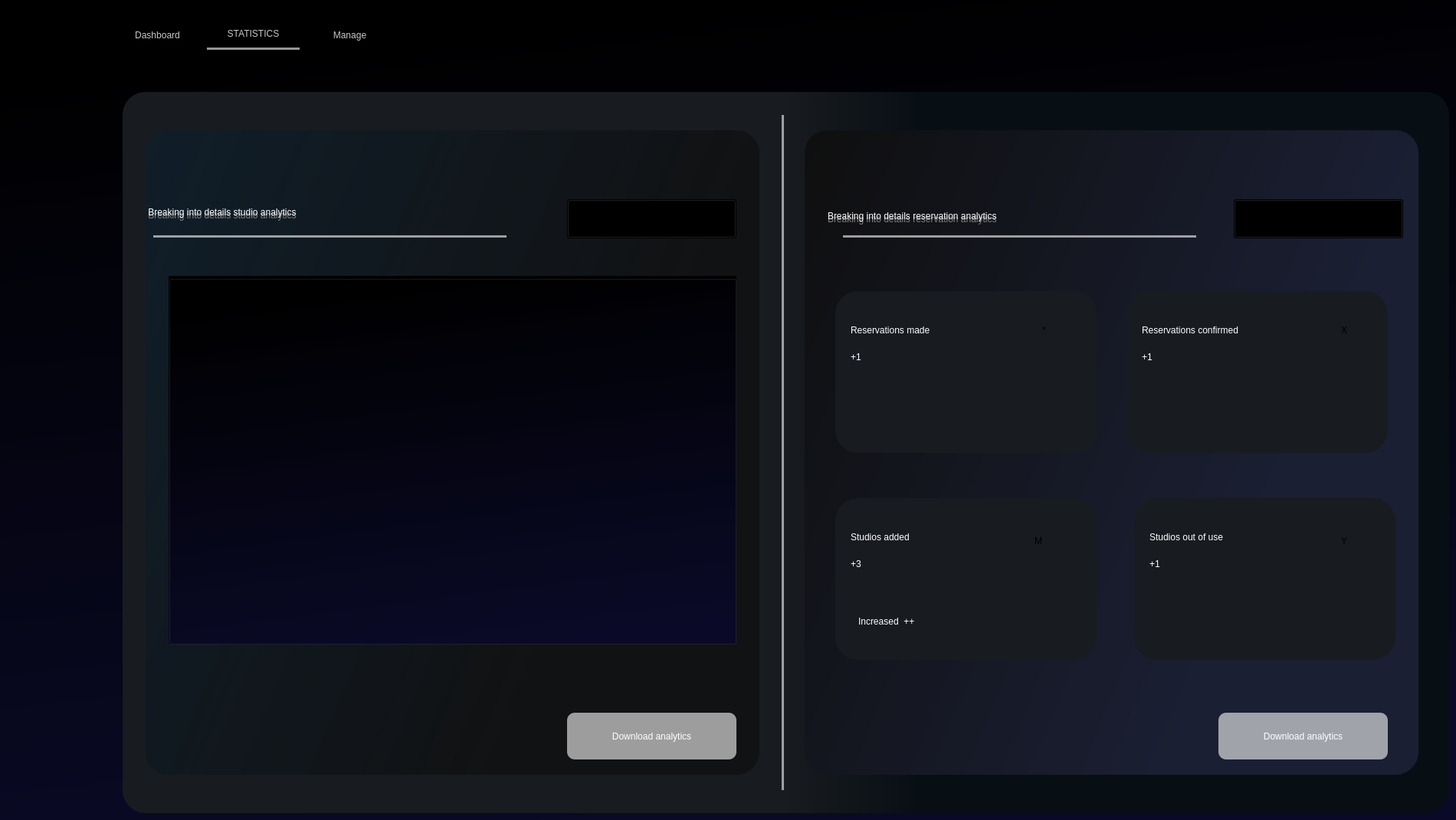
   <widget class="QWidget" name="statistisreservation">
    <property name="styleSheet">
     <string notr="true">background-color: qlineargradient(spread:pad, x1:0.426227, y1:0, x2:0.625, y2:1, stop:0 rgba(0, 0, 0, 255), stop:1 rgba(10, 10, 40, 255));</string>
    </property>
    <widget class="QPushButton" name="pushButton_12A">
     <property name="geometry">
      <rect>
       <x>740</x>
       <y>930</y>
       <width>221</width>
       <height>61</height>
      </rect>
     </property>
     <property name="styleSheet">
      <string notr="true">
QPushButton#pushButton_12A{
background-color:rgba(255,255,255,150);
    color: #ffffff; /* White text color */
    border: none; /* No border */
    padding: 10px 20px; /* Padding */
	font: 75 16pt &quot;MS Shell Dlg 2&quot;;
    border-radius: 10px;  }

QPushButton:hover#pushButton_12A{
background-color:rgba(0,0,0,255);
    color: #ffffff; /* White text color */
    border: none; /* No border */
    padding: 10px 20px; /* Padding */
	font: 75 16pt &quot;MS Shell Dlg 2&quot;;
    border-radius: 10px;  }
</string>
     </property>
     <property name="text">
      <string>Download analytics</string>
     </property>
    </widget>
    <widget class="QPushButton" name="pushButton_12A_2">
     <property name="geometry">
      <rect>
       <x>1590</x>
       <y>930</y>
       <width>221</width>
       <height>61</height>
      </rect>
     </property>
     <property name="styleSheet">
      <string notr="true">
QPushButton#pushButton_12A_2{
background-color:rgba(255,255,255,150);
    color: #ffffff; /* White text color */
    border: none; /* No border */
    padding: 10px 20px; /* Padding */
	font: 75 16pt &quot;MS Shell Dlg 2&quot;;
    border-radius: 10px;  }
QPushButton:hover#pushButton_12A_2{
background-color:rgba(0,0,0,255);
    color: #ffffff; /* White text color */
    border: none; /* No border */
    padding: 10px 20px; /* Padding */
	font: 75 16pt &quot;MS Shell Dlg 2&quot;;
    border-radius: 10px;  }

</string>
     </property>
     <property name="text">
      <string>Download analytics</string>
     </property>
    </widget>
    <widget class="QPushButton" name="pushButton_4A_2">
     <property name="geometry">
      <rect>
       <x>150</x>
       <y>30</y>
       <width>111</width>
       <height>31</height>
      </rect>
     </property>
     <property name="styleSheet">
      <string notr="true">
QPushButton#pushButton_4A_2 {
    border: none; /* Remove default border */
    padding: 5px 10px; /* Adjust padding as needed */
    background-color: transparent; 
	font: 14pt &quot;MS Shell Dlg 2&quot;;
color:rgba(255,255,255,200);
}
QPushButton:hover#pushButton_4A_2 {
    border: none; /* Remove default border */
    padding: 5px 10px; /* Adjust padding as needed */
    background-color: transparent; 
	font: 14pt &quot;MS Shell Dlg 2&quot;;
color:rgba(255,255,255,255);
}

</string>
     </property>
     <property name="text">
      <string>Dashboard</string>
     </property>
    </widget>
    <widget class="QLabel" name="label_22A_2">
     <property name="geometry">
      <rect>
       <x>1050</x>
       <y>170</y>
       <width>801</width>
       <height>841</height>
      </rect>
     </property>
     <property name="styleSheet">
      <string notr="true">background-color:qlineargradient(spread:pad, x1:0.858, y1:0.375, x2:0, y2:0, stop:0 rgba(26, 31,51, 255), stop:1 rgba(15, 15, 15, 255));
border-radius:30px;</string>
     </property>
     <property name="text">
      <string/>
     </property>
    </widget>
    <widget class="QComboBox" name="comboBoxA_3">
     <property name="geometry">
      <rect>
       <x>1610</x>
       <y>260</y>
       <width>221</width>
       <height>51</height>
      </rect>
     </property>
     <property name="styleSheet">
      <string notr="true">#comboBoxA_3
{
border:1 px solid #ced4da;
border-radius:12px;
padding-left:10px;
background:rgba(190,190,190,100);
color : rgba(255,255,255,200);
font: 12pt &quot;MS Shell Dlg 2&quot;;
}
#comboBoxA_3::drop-down{
border:0px;
}
#comboBoxA_3::down-arrow{
image:url(D:\Untitled_design__5_-removebg-preview.png);
width:30px;
height:30px;
margin-right:18px;
}
#comboBoxA_3 QListView{
border:1 px solid #ced4da;
font-size:12px &quot;MS Shell Dlg 2&quot;;
padding:5px;
outline:0px;
border-radius:20px;
selection-background-color: rgba(90,90,90,200);
background-color:rgba(150,150,150,150);
}
#comboBoxA_3 QListView::item{
font-size:12px &quot;MS Shell Dlg 2&quot;;
selection-background-color: rgba(90,90,90,200);
background-color:rgba(150,150,150,150);
border-radius:12px;
}
#comboBoxA_3 QListView::item:hover{
font-size:12px &quot;MS Shell Dlg 2&quot;;
selection-background-color:rgba(90,90,90,200);
background-color:rgba(150,150,150,150);
border-radius:12px;
}

</string>
     </property>
     <item>
      <property name="text">
       <string>Last week</string>
      </property>
     </item>
     <item>
      <property name="text">
       <string>Last month</string>
      </property>
     </item>
     <item>
      <property name="text">
       <string>Last year</string>
      </property>
     </item>
    </widget>
    <widget class="QLabel" name="label_91">
     <property name="geometry">
      <rect>
       <x>1100</x>
       <y>290</y>
       <width>461</width>
       <height>20</height>
      </rect>
     </property>
     <property name="styleSheet">
      <string notr="true">background-color: rgba(0, 0, 0,0);
font: 12pt &quot;MS Shell Dlg 2&quot;;
border: 3px solid rgba(0,0,0,0);
border-bottom-color:rgba(255,255,255,150);
color:rgb(255,255,255);
padding-bottom:7px;
border-radius:0px;</string>
     </property>
     <property name="text">
      <string/>
     </property>
    </widget>
    <widget class="QLabel" name="label_24A_4">
     <property name="geometry">
      <rect>
       <x>1080</x>
       <y>270</y>
       <width>501</width>
       <height>31</height>
      </rect>
     </property>
     <property name="styleSheet">
      <string notr="true">background:none;
font: 75 20pt &quot;MS Shell Dlg 2&quot;;
text-align:center;
color:grey;</string>
     </property>
     <property name="text">
      <string>Breaking into details reservation analytics</string>
     </property>
    </widget>
    <widget class="QGroupBox" name="groupBox_2A_2">
     <property name="geometry">
      <rect>
       <x>1470</x>
       <y>380</y>
       <width>341</width>
       <height>211</height>
      </rect>
     </property>
     <property name="styleSheet">
      <string notr="true">background-color: rgba(24, 27, 32, 255);
font: 75 14pt &quot;MS Shell Dlg 2&quot;;
border-radius:30px;</string>
     </property>
     <property name="title">
      <string/>
     </property>
     <widget class="QLabel" name="label_30A_2">
      <property name="geometry">
       <rect>
        <x>20</x>
        <y>30</y>
        <width>211</width>
        <height>41</height>
       </rect>
      </property>
      <property name="styleSheet">
       <string notr="true">background:none;
color:white;
font: 75 14pt &quot;MS Shell Dlg 2&quot;;</string>
      </property>
      <property name="text">
       <string>Reservations confirmed</string>
      </property>
     </widget>
     <widget class="QLabel" name="label_32A_2">
      <property name="geometry">
       <rect>
        <x>20</x>
        <y>70</y>
        <width>61</width>
        <height>31</height>
       </rect>
      </property>
      <property name="styleSheet">
       <string notr="true">background:none;
color:white;
font: 75 14pt &quot;MS Shell Dlg 2&quot;;
</string>
      </property>
      <property name="text">
       <string>+1</string>
      </property>
     </widget>
     <widget class="QLabel" name="label_105">
      <property name="geometry">
       <rect>
        <x>280</x>
        <y>30</y>
        <width>41</width>
        <height>41</height>
       </rect>
      </property>
      <property name="styleSheet">
       <string notr="true">font: 20pt &quot;dripicons-v2&quot;;</string>
      </property>
      <property name="text">
       <string>X</string>
      </property>
     </widget>
    </widget>
    <widget class="QLabel" name="label_24A">
     <property name="geometry">
      <rect>
       <x>180</x>
       <y>230</y>
       <width>481</width>
       <height>101</height>
      </rect>
     </property>
     <property name="styleSheet">
      <string notr="true">background:none;
font: 75 20pt &quot;MS Shell Dlg 2&quot;;
text-align:center;
color:grey;</string>
     </property>
     <property name="text">
      <string>    Breaking into details studio analytics </string>
     </property>
    </widget>
    <widget class="QLabel" name="label_90">
     <property name="geometry">
      <rect>
       <x>200</x>
       <y>290</y>
       <width>461</width>
       <height>20</height>
      </rect>
     </property>
     <property name="styleSheet">
      <string notr="true">background-color: rgba(0, 0, 0,0);
font: 12pt &quot;MS Shell Dlg 2&quot;;
border: 3px solid rgba(0,0,0,0);
border-bottom-color:rgba(255,255,255,150);
color:rgb(255,255,255);
padding-bottom:7px;
border-radius:0px;</string>
     </property>
     <property name="text">
      <string/>
     </property>
    </widget>
    <widget class="QLabel" name="label_22A">
     <property name="geometry">
      <rect>
       <x>190</x>
       <y>170</y>
       <width>801</width>
       <height>841</height>
      </rect>
     </property>
     <property name="styleSheet">
      <string notr="true">background-color:qlineargradient(spread:pad, x1:0.858, y1:0.375, x2:0, y2:0, stop:0 rgba(15,15,15, 200), stop:1 rgba(16, 30, 41, 255));
border-radius:30px;</string>
     </property>
     <property name="text">
      <string/>
     </property>
    </widget>
    <widget class="QPushButton" name="pushButton_3A_2">
     <property name="geometry">
      <rect>
       <x>260</x>
       <y>30</y>
       <width>141</width>
       <height>28</height>
      </rect>
     </property>
     <property name="styleSheet">
      <string notr="true">
QPushButton#pushButton_3A_2 {
    border: none; /* Remove default border */
    padding: 5px 10px; /* Adjust padding as needed */
    background-color: transparent; 
	font: 14pt &quot;MS Shell Dlg 2&quot;;
color:rgba(255,255,255,200);
}

</string>
     </property>
     <property name="text">
      <string>STATISTICS</string>
     </property>
    </widget>
    <widget class="QComboBox" name="comboBoxA">
     <property name="geometry">
      <rect>
       <x>740</x>
       <y>260</y>
       <width>221</width>
       <height>51</height>
      </rect>
     </property>
     <property name="styleSheet">
      <string notr="true">#comboBoxA
{
border:1 px solid #ced4da;
border-radius:12px;
padding-left:10px;
background:rgba(190,190,190,100);
color : rgba(255,255,255,200);
font: 12pt &quot;MS Shell Dlg 2&quot;;
}
#comboBoxA::drop-down{
border:0px;
}
#comboBoxA::down-arrow{
image:url(D:\Untitled_design__5_-removebg-preview.png);
width:30px;
height:30px;
margin-right:18px;
}
#comboBoxA QListView{
border:1 px solid #ced4da;
font-size:12px &quot;MS Shell Dlg 2&quot;;
padding:5px;
outline:0px;
border-radius:20px;
selection-background-color: rgba(90,90,90,200);
background-color:rgba(150,150,150,150);
}
#comboBoxA QListView::item{
font-size:12px &quot;MS Shell Dlg 2&quot;;
selection-background-color: rgba(90,90,90,200);
background-color:rgba(150,150,150,150);
border-radius:12px;
}
#comboBoxA QListView::item:hover{
font-size:12px &quot;MS Shell Dlg 2&quot;;
selection-background-color:rgba(90,90,90,200);
background-color:rgba(150,150,150,150);
border-radius:12px;
}

</string>
     </property>
     <item>
      <property name="text">
       <string>Last week</string>
      </property>
     </item>
     <item>
      <property name="text">
       <string>Last month</string>
      </property>
     </item>
     <item>
      <property name="text">
       <string>Last year</string>
      </property>
     </item>
    </widget>
    <widget class="QLabel" name="label_24A_3">
     <property name="geometry">
      <rect>
       <x>1080</x>
       <y>256</y>
       <width>501</width>
       <height>51</height>
      </rect>
     </property>
     <property name="styleSheet">
      <string notr="true">background:none;
font: 75 20pt &quot;MS Shell Dlg 2&quot;;
text-align:center;
color:rgb(255,255,255);</string>
     </property>
     <property name="text">
      <string>Breaking into details reservation analytics</string>
     </property>
    </widget>
    <widget class="QPushButton" name="pushButton_5A_2">
     <property name="geometry">
      <rect>
       <x>410</x>
       <y>30</y>
       <width>93</width>
       <height>31</height>
      </rect>
     </property>
     <property name="styleSheet">
      <string notr="true">
QPushButton#pushButton_5A_2{
    border: none; /* Remove default border */
    padding: 5px 10px; /* Adjust padding as needed */
    background-color: transparent; 
	font: 14pt &quot;MS Shell Dlg 2&quot;;
color:rgba(255,255,255,200);
}
QPushButton:hover#pushButton_5A_2{
    border: none; /* Remove default border */
    padding: 5px 10px; /* Adjust padding as needed */
    background-color: transparent; 
	font: 14pt &quot;MS Shell Dlg 2&quot;;
color:rgba(255,255,255,255);
}


</string>
     </property>
     <property name="text">
      <string>Manage</string>
     </property>
    </widget>
    <widget class="QLabel" name="label_24A_2">
     <property name="geometry">
      <rect>
       <x>180</x>
       <y>251</y>
       <width>481</width>
       <height>51</height>
      </rect>
     </property>
     <property name="styleSheet">
      <string notr="true">background:none;
font: 75 20pt &quot;MS Shell Dlg 2&quot;;
text-align:center;
color:rgb(255,255,255);</string>
     </property>
     <property name="text">
      <string>    Breaking into details studio analytics </string>
     </property>
    </widget>
    <widget class="QLabel" name="label_89">
     <property name="geometry">
      <rect>
       <x>1020</x>
       <y>150</y>
       <width>20</width>
       <height>881</height>
      </rect>
     </property>
     <property name="styleSheet">
      <string notr="true">background-color: rgba(0, 0, 0,0);
font: 12pt &quot;MS Shell Dlg 2&quot;;
border: 3px solid rgba(0,0,0,0);
border-left-color:rgba(255,255,255,150);
color:rgb(255,255,255);
padding-bottom:7px;
border-radius:0px;</string>
     </property>
     <property name="text">
      <string/>
     </property>
    </widget>
    <widget class="QGroupBox" name="groupBoxA_2">
     <property name="geometry">
      <rect>
       <x>1090</x>
       <y>380</y>
       <width>341</width>
       <height>211</height>
      </rect>
     </property>
     <property name="styleSheet">
      <string notr="true">background-color: rgba(24, 27, 32, 255);
border-radius:30px;</string>
     </property>
     <property name="title">
      <string/>
     </property>
     <widget class="QLabel" name="label_27A_2">
      <property name="geometry">
       <rect>
        <x>20</x>
        <y>30</y>
        <width>161</width>
        <height>41</height>
       </rect>
      </property>
      <property name="styleSheet">
       <string notr="true">background:none;
color:white;
font: 75 14pt &quot;MS Shell Dlg 2&quot;;</string>
      </property>
      <property name="text">
       <string>Reservations made</string>
      </property>
     </widget>
     <widget class="QLabel" name="label_28A_2">
      <property name="geometry">
       <rect>
        <x>20</x>
        <y>60</y>
        <width>71</width>
        <height>51</height>
       </rect>
      </property>
      <property name="styleSheet">
       <string notr="true">background:none;
color:white;
font: 75 14pt &quot;MS Shell Dlg 2&quot;;</string>
      </property>
      <property name="text">
       <string>+1</string>
      </property>
     </widget>
     <widget class="QLabel" name="label_104">
      <property name="geometry">
       <rect>
        <x>270</x>
        <y>30</y>
        <width>41</width>
        <height>41</height>
       </rect>
      </property>
      <property name="styleSheet">
       <string notr="true">font: 20pt &quot;dripicons-v2&quot;;</string>
      </property>
      <property name="text">
       <string>*</string>
      </property>
     </widget>
    </widget>
    <widget class="QLabel" name="label_88">
     <property name="geometry">
      <rect>
       <x>270</x>
       <y>45</y>
       <width>121</width>
       <height>20</height>
      </rect>
     </property>
     <property name="styleSheet">
      <string notr="true">background-color: rgba(0, 0, 0,0);
font: 12pt &quot;MS Shell Dlg 2&quot;;
border: 3px solid rgba(0,0,0,0);
border-bottom-color:rgba(255,255,255,150);
color:rgb(255,255,255);
padding-bottom:7px;
border-radius:0px;</string>
     </property>
     <property name="text">
      <string/>
     </property>
    </widget>
    <widget class="QLabel" name="label_20A">
     <property name="geometry">
      <rect>
       <x>160</x>
       <y>120</y>
       <width>1731</width>
       <height>941</height>
      </rect>
     </property>
     <property name="styleSheet">
      <string notr="true">background-color: qlineargradient(spread: pad, x1: 0, y1: 0, x2: 1, y2: 0, stop: 0 rgba(24, 27, 32, 255), stop: 0.5 rgba(24, 27, 32, 255), stop: 0.6 rgba(8, 15, 20, 255), stop: 1 rgba(8, 15, 20, 255));


border-radius:30px;
</string>
     </property>
     <property name="text">
      <string/>
     </property>
    </widget>
    <widget class="QGroupBox" name="groupBoxA">
     <property name="geometry">
      <rect>
       <x>1090</x>
       <y>650</y>
       <width>341</width>
       <height>211</height>
      </rect>
     </property>
     <property name="styleSheet">
      <string notr="true">background-color: rgba(24, 27, 32, 255);
border-radius:30px;</string>
     </property>
     <property name="title">
      <string/>
     </property>
     <widget class="QLabel" name="label_27A">
      <property name="geometry">
       <rect>
        <x>20</x>
        <y>30</y>
        <width>161</width>
        <height>41</height>
       </rect>
      </property>
      <property name="styleSheet">
       <string notr="true">background:none;
color:white;
font: 75 14pt &quot;MS Shell Dlg 2&quot;;</string>
      </property>
      <property name="text">
       <string>Studios added </string>
      </property>
     </widget>
     <widget class="QLabel" name="label_28A">
      <property name="geometry">
       <rect>
        <x>20</x>
        <y>60</y>
        <width>71</width>
        <height>51</height>
       </rect>
      </property>
      <property name="styleSheet">
       <string notr="true">background:none;
color:white;
font: 75 14pt &quot;MS Shell Dlg 2&quot;;</string>
      </property>
      <property name="text">
       <string>+3</string>
      </property>
     </widget>
     <widget class="QLabel" name="label_29A">
      <property name="geometry">
       <rect>
        <x>30</x>
        <y>110</y>
        <width>181</width>
        <height>101</height>
       </rect>
      </property>
      <property name="styleSheet">
       <string notr="true">background:none;
color:white;
font: 75 14pt &quot;MS Shell Dlg 2&quot;;</string>
      </property>
      <property name="text">
       <string>Increased  ++</string>
      </property>
     </widget>
     <widget class="QLabel" name="label_102">
      <property name="geometry">
       <rect>
        <x>260</x>
        <y>40</y>
        <width>31</width>
        <height>31</height>
       </rect>
      </property>
      <property name="styleSheet">
       <string notr="true">font: 20pt &quot;dripicons-v2&quot;;</string>
      </property>
      <property name="text">
       <string>M</string>
      </property>
     </widget>
    </widget>
    <widget class="QGroupBox" name="groupBox_2A">
     <property name="geometry">
      <rect>
       <x>1480</x>
       <y>650</y>
       <width>341</width>
       <height>211</height>
      </rect>
     </property>
     <property name="styleSheet">
      <string notr="true">background-color: rgba(24, 27, 32, 255);
font: 75 14pt &quot;MS Shell Dlg 2&quot;;
border-radius:30px;</string>
     </property>
     <property name="title">
      <string/>
     </property>
     <widget class="QLabel" name="label_30A">
      <property name="geometry">
       <rect>
        <x>20</x>
        <y>30</y>
        <width>171</width>
        <height>41</height>
       </rect>
      </property>
      <property name="styleSheet">
       <string notr="true">background:none;
color:white;
font: 75 14pt &quot;MS Shell Dlg 2&quot;;</string>
      </property>
      <property name="text">
       <string>Studios out of use</string>
      </property>
     </widget>
     <widget class="QLabel" name="label_32A">
      <property name="geometry">
       <rect>
        <x>20</x>
        <y>70</y>
        <width>61</width>
        <height>31</height>
       </rect>
      </property>
      <property name="styleSheet">
       <string notr="true">background:none;
color:white;
font: 75 14pt &quot;MS Shell Dlg 2&quot;;
</string>
      </property>
      <property name="text">
       <string>+1</string>
      </property>
     </widget>
     <widget class="QLabel" name="label_103">
      <property name="geometry">
       <rect>
        <x>270</x>
        <y>40</y>
        <width>31</width>
        <height>31</height>
       </rect>
      </property>
      <property name="styleSheet">
       <string notr="true">font: 20pt &quot;dripicons-v2&quot;;</string>
      </property>
      <property name="text">
       <string>Y</string>
      </property>
     </widget>
    </widget>
    <widget class="QGroupBox" name="chartContainer">
     <property name="geometry">
      <rect>
       <x>220</x>
       <y>360</y>
       <width>741</width>
       <height>481</height>
      </rect>
     </property>
     <property name="title">
      <string/>
     </property>
    </widget>
    <zorder>label_20A</zorder>
    <zorder>label_22A_2</zorder>
    <zorder>label_22A</zorder>
    <zorder>pushButton_12A</zorder>
    <zorder>pushButton_12A_2</zorder>
    <zorder>pushButton_4A_2</zorder>
    <zorder>comboBoxA_3</zorder>
    <zorder>label_91</zorder>
    <zorder>label_24A_4</zorder>
    <zorder>groupBox_2A_2</zorder>
    <zorder>label_24A</zorder>
    <zorder>label_90</zorder>
    <zorder>pushButton_3A_2</zorder>
    <zorder>comboBoxA</zorder>
    <zorder>label_24A_3</zorder>
    <zorder>pushButton_5A_2</zorder>
    <zorder>label_24A_2</zorder>
    <zorder>label_89</zorder>
    <zorder>groupBoxA_2</zorder>
    <zorder>label_88</zorder>
    <zorder>groupBoxA</zorder>
    <zorder>groupBox_2A</zorder>
    <zorder>chartContainer</zorder>
   </widget>
